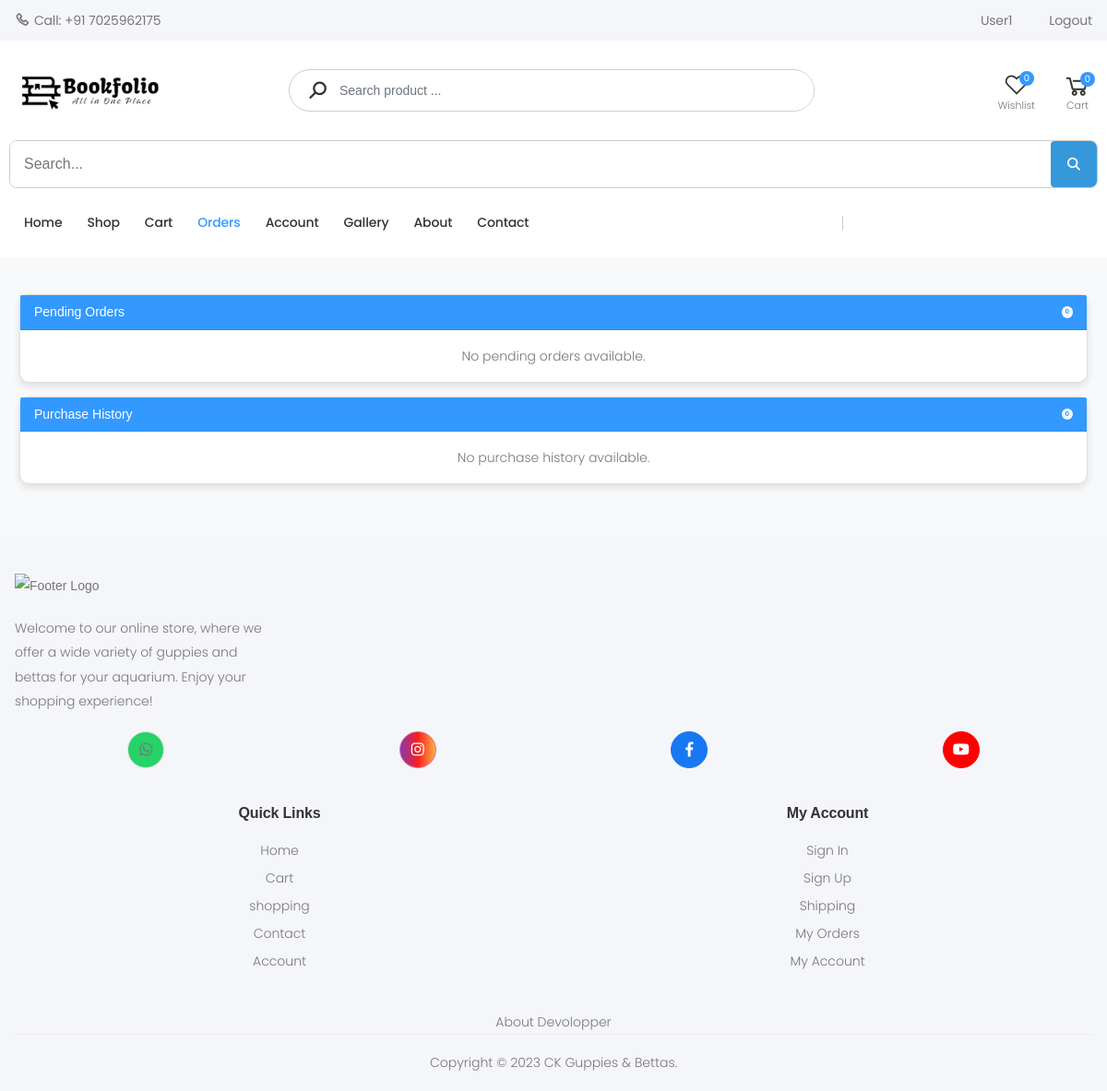
/orders/ (signed in), run on an earlier commit of the app's database.
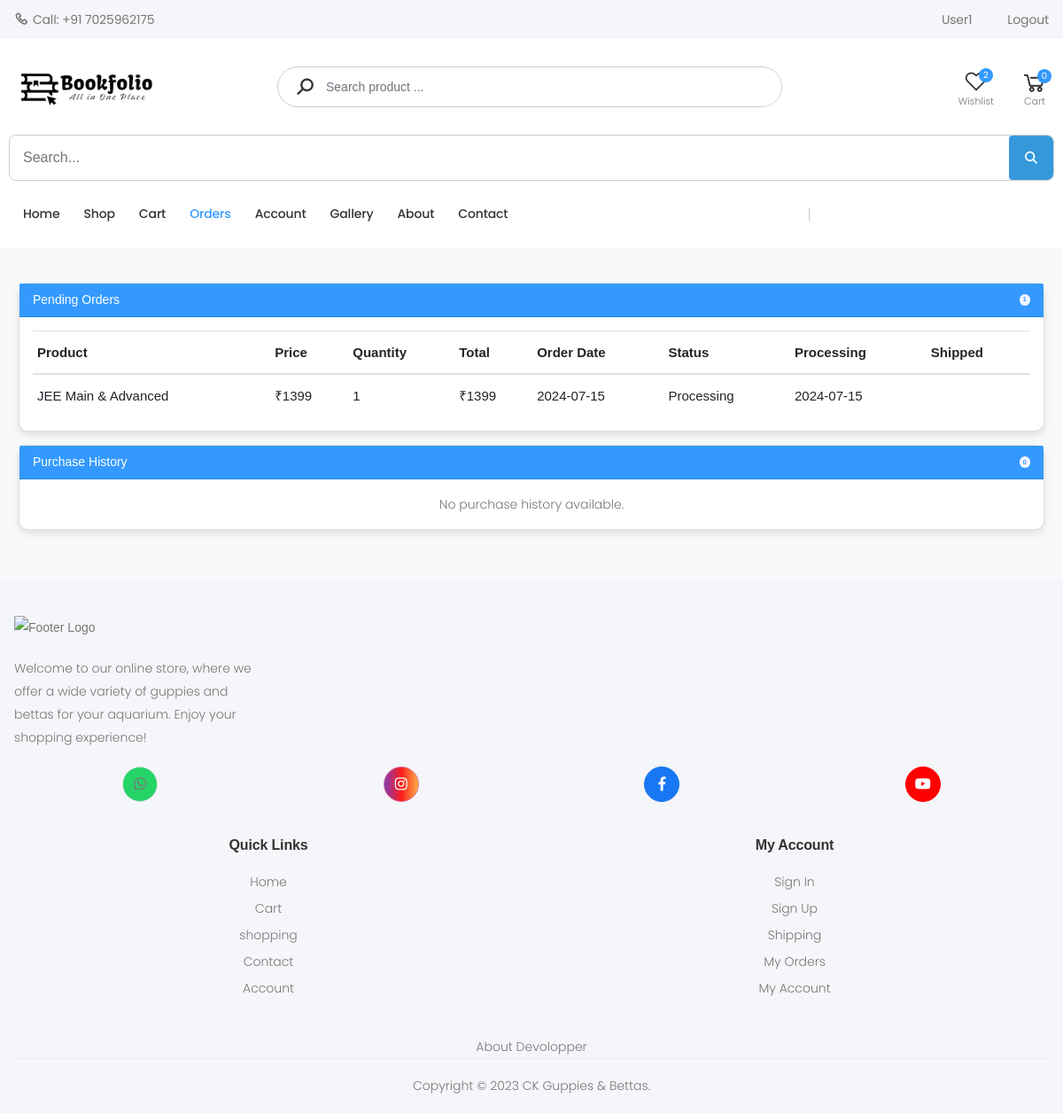
And on a later commit of the database.
### store/models.py (models this page shows, shortened)
class OrderItem(models.Model):
    product = models.ForeignKey(Product, on_delete=models.SET_NULL, null=True)
    order = models.ForeignKey(Order, on_delete=models.SET_NULL, null=True)
    quantity = models.IntegerField(default=0, null=True, blank=True)
    date_added = models.DateTimeField(auto_now_add=True)
    price_at_purchase = models.DecimalField(max_digits=7, decimal_places=2, null=True, blank=True)
    @property
    def get_total(self):
        if self.price_at_purchase is None:
            self.price_at_purchase = self.product.new_price
        return self.price_at_purchase * self.quantity

class Product(models.Model):
    name = models.CharField(max_length=250, unique=True)
    slug = models.SlugField(max_length=250, unique=True)
    description = models.TextField(blank=True)
    old_price = models.DecimalField(max_digits=7, blank=True, null=True, decimal_places=2)
    new_price = models.DecimalField(max_digits=7, blank=False, decimal_places=2)
    category = models.ForeignKey(Category, on_delete=models.SET_NULL, null=True)
    image_1 = models.ImageField(upload_to='product')
    image_2 = models.ImageField(upload_to='product', blank=True)
    image_3 = models.ImageField(upload_to='product', blank=True)
    video_url = models.URLField(max_length=200, blank=True)
    stock = models.IntegerField()
    active = models.BooleanField(default=True)
    new = models.BooleanField(default=True)
    created = models.DateTimeField(auto_now_add=True)
    update = models.DateField(auto_now=True)
    class Meta:
        ordering = ('name',)
        verbose_name = 'product'
        verbose_name_plural = 'products'

class Order(models.Model):
    STATUS_CHOICES = [
        ('Processing', 'Processing'),
        ('Shipped', 'Shipped'),
        ('Delivered', 'Delivered')
    ]
    customer = models.ForeignKey(Customer, on_delete=models.SET_NULL, null=True, blank=True)
    date_ordered = models.DateTimeField(auto_now_add=True)
    complete = models.BooleanField(default=False)
    transaction_id = models.CharField(max_length=100, null=True)
    status = models.CharField(max_length=20, choices=STATUS_CHOICES, default='Processing')
    processing_time = models.DateTimeField(null=True, blank=True)
    shipped_time = models.DateTimeField(null=True, blank=True)
    delivered_time = models.DateTimeField(null=True, blank=True)
    @property
    def get_cart_items(self):
        orderitems = self.orderitem_set.all()
        total = sum([item.quantity for item in orderitems])
        return total

### store/views.py (the view)
# urls.py: path('orders/',views.orders,name='orders'),
def orders(request):
    if not request.user.is_authenticated:
        return redirect('auth_app:login')
    customer = request.user.customer
    orders = Order.objects.filter(customer=customer, complete=True)
    pending_orders = orders.exclude(status='Delivered')
    delivered_orders = orders.filter(status='Delivered')
    context = {
        'user': request.user,
        'pending_orders': pending_orders,
        'delivered_orders': delivered_orders,
    }
    return render(request, 'store/orders.html', context)

### store/context_processors.py (called while the page is built)
def menu_link(request): # this function don't wanna call to work, it's defined in setting to work
    links_list = Category.objects.annotate(
        num_products=Count('product', filter=Q(product__active=True, product__stock__gt=0))
    ).filter(num_products__gt=0).order_by('name')  # Add an order_by clause here
    paginator3 = Paginator(links_list, 8)
    try:
        page = int(request.GET.get('page', '1'))
    except:
        page = 1
    try:
        links = paginator3.page(page)
    except (InvalidPage, EmptyPage):
        links = paginator3.page(paginator3.num_pages)
    return dict(links=links)

def cart_data(request):
    data = cartData(request)
    cartItems = data['cartItems']
    return dict(cartItems=cartItems)

def wishlist_count(request):
    if request.user.is_authenticated:
        wishlist_count = Wishlist.objects.filter(user=request.user).count()
    else:
        cookie_data = cookieWishlist(request)
        wishlist_count = cookie_data['wishlist_count']
    return {'wishlist_count': wishlist_count}

### store/models.py (called while the page is built)
    def get_url(self):
        return reverse('store_app:product_by_category', args=[self.slug])

### store/templates/store/orders.html (shortened to what the changed rows need)
{% extends "store/Base.html" %}
{% load static %}
{% block content %}
<div class="container my-5">
    <div class="row">
        <div class="col-12">
            <div class="card mb-4">
                <div class="card-header bg-primary text-white d-flex justify-content-between align-items-center">
                    <h5 class="mb-0">Pending Orders</h5>
                    <span class="badge bg-light text-primary ml-auto">{{ pending_orders|length }}</span>
                </div>
                <div class="card-body">
                    {% if pending_orders %}
                    <div class="table-responsive">
                        <table class="table table-hover">
                            <thead>
                                <tr>
                                    <th>Product</th>
                                    <th>Price</th>
                                    <th>Quantity</th>
                                    <th>Total</th>
                                    <th>Order Date</th>
                                    <th>Status</th>
                                    <th>Processing</th>
                                    <th>Shipped</th>
                                </tr>
                            </thead>
                            <tbody>
                                {% for order in pending_orders %}
                                {% for item in order.orderitem_set.all %}
                                <tr>
                                    <td>{{ item.product.name }}</td>
                                    <td>₹{{ item.price_at_purchase|floatformat:0 }}</td>
                                    <td>{{ item.quantity }}</td>
                                    <td>₹{{ item.get_total|floatformat:0 }}</td>
                                    <td>{{ order.date_ordered|date:"Y-m-d" }}</td>
                                    <td>{{ order.status }}</td>
                                    <td>{{ order.processing_time|date:"Y-m-d" }}</td>
                                    <td>{{ order.shipped_time|date:"Y-m-d" }}</td>
                                </tr>
                                {% endfor %}
                                {% endfor %}
                            </tbody>
                        </table>
                    </div>
                    {% else %}
                    <p class="text-center">No pending orders available.</p>
                    {% endif %}
                </div>
            </div>
        </div>
    </div>
</div>
{% endblock %}

### store/templates/store/Base.html (shortened to what the changed rows need)
{% load static %}
<!DOCTYPE html>
<html lang="en">
<head>
    <link rel="stylesheet" href="{% static 'assets/css/bootstrap.min.css' %}">
    <link rel="stylesheet" href="{% static 'assets/css/style/Base.css' %}">
    <link rel="stylesheet" href="{% static 'assets/css/skins/skin-demo-4.css' %}">
    <link rel="stylesheet" href="{% static 'assets/css/demos/demo-4.css' %}">
    <link rel="stylesheet" href="{% static 'assets/css/style2.css' %}">
</head>
<body>
    <div class="page-wrapper">
        <header class="header header-intro-clearance header-4">
            <div class="header-middle">
                <div class="container">
                    <div class="header-right">
                        <div class="wishlist">
                            <a href="{% url 'store_app:wishlist' %}" title="Wishlist">
                                <div class="icon">
                                    <i class="icon-heart-o"></i>
                                    <span class="wishlist-count badge" id="wishlist-count">{{ wishlist_count }}</span>
                                </div>
                            </a>
                        </div>
                    </div>
                </div>
            </div>
        </header>
        {% block content %}{% endblock %}
    </div>
</body>
</html>

What changed in the data, as far as the page shows it:
now on this page (row edited): Order: date_ordered "2024-07-15", status "Processing", processing_time "2024-07-15"
added OrderItem: product.name "JEE Main & Advanced", price_at_purchase "1399", quantity "1", get_total "1399"
Also different on the page:
{{ wishlist_count }}: "0" → "2"
{{ pending_orders|length }}: "0" → "1"
text no longer shown: "No pending orders available."
text now shown: "Product Price Quantity Total Order Date Status Processing Shipped"
